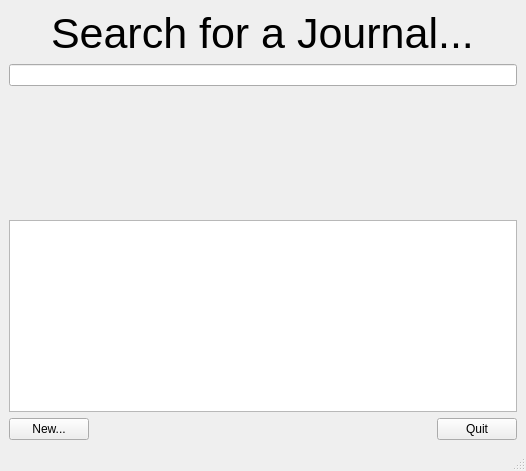
<?xml version="1.0" encoding="UTF-8"?>
<ui version="4.0">
 <class>JournalSearch</class>
 <widget class="QMainWindow" name="JournalSearch">
  <property name="geometry">
   <rect>
    <x>0</x>
    <y>0</y>
    <width>526</width>
    <height>471</height>
   </rect>
  </property>
  <property name="windowTitle">
   <string>MainWindow</string>
  </property>
  <widget class="QWidget" name="centralwidget">
   <layout class="QVBoxLayout" name="verticalLayout">
    <item alignment="Qt::AlignHCenter|Qt::AlignVCenter">
     <widget class="QLabel" name="label">
      <property name="font">
       <font>
        <pointsize>32</pointsize>
       </font>
      </property>
      <property name="text">
       <string>Search for a Journal...</string>
      </property>
     </widget>
    </item>
    <item>
     <widget class="QLineEdit" name="titleEdit"/>
    </item>
    <item>
     <spacer name="verticalSpacer">
      <property name="orientation">
       <enum>Qt::Vertical</enum>
      </property>
      <property name="sizeHint" stdset="0">
       <size>
        <width>20</width>
        <height>40</height>
       </size>
      </property>
     </spacer>
    </item>
    <item>
     <widget class="QListWidget" name="searchResults">
      <property name="enabled">
       <bool>true</bool>
      </property>
      <property name="sizePolicy">
       <sizepolicy hsizetype="Expanding" vsizetype="Maximum">
        <horstretch>0</horstretch>
        <verstretch>0</verstretch>
       </sizepolicy>
      </property>
      <property name="font">
       <font>
        <pointsize>12</pointsize>
        <weight>75</weight>
        <bold>true</bold>
       </font>
      </property>
      <property name="toolTip">
       <string>The list of search results if any</string>
      </property>
      <property name="whatsThis">
       <string/>
      </property>
     </widget>
    </item>
    <item>
     <layout class="QHBoxLayout" name="horizontalLayout">
      <item>
       <widget class="QPushButton" name="newButton">
        <property name="toolTip">
         <string>Create a new journal entry</string>
        </property>
        <property name="text">
         <string>New...</string>
        </property>
       </widget>
      </item>
      <item>
       <spacer name="horizontalSpacer">
        <property name="orientation">
         <enum>Qt::Horizontal</enum>
        </property>
        <property name="sizeHint" stdset="0">
         <size>
          <width>40</width>
          <height>20</height>
         </size>
        </property>
       </spacer>
      </item>
      <item>
       <widget class="QPushButton" name="quitButton">
        <property name="toolTip">
         <string>Exit the program</string>
        </property>
        <property name="text">
         <string>Quit</string>
        </property>
       </widget>
      </item>
     </layout>
    </item>
   </layout>
  </widget>
  <widget class="QMenuBar" name="menuBar">
   <property name="geometry">
    <rect>
     <x>0</x>
     <y>0</y>
     <width>526</width>
     <height>25</height>
    </rect>
   </property>
  </widget>
  <widget class="QStatusBar" name="statusBar"/>
 </widget>
 <resources/>
 <connections/>
</ui>
